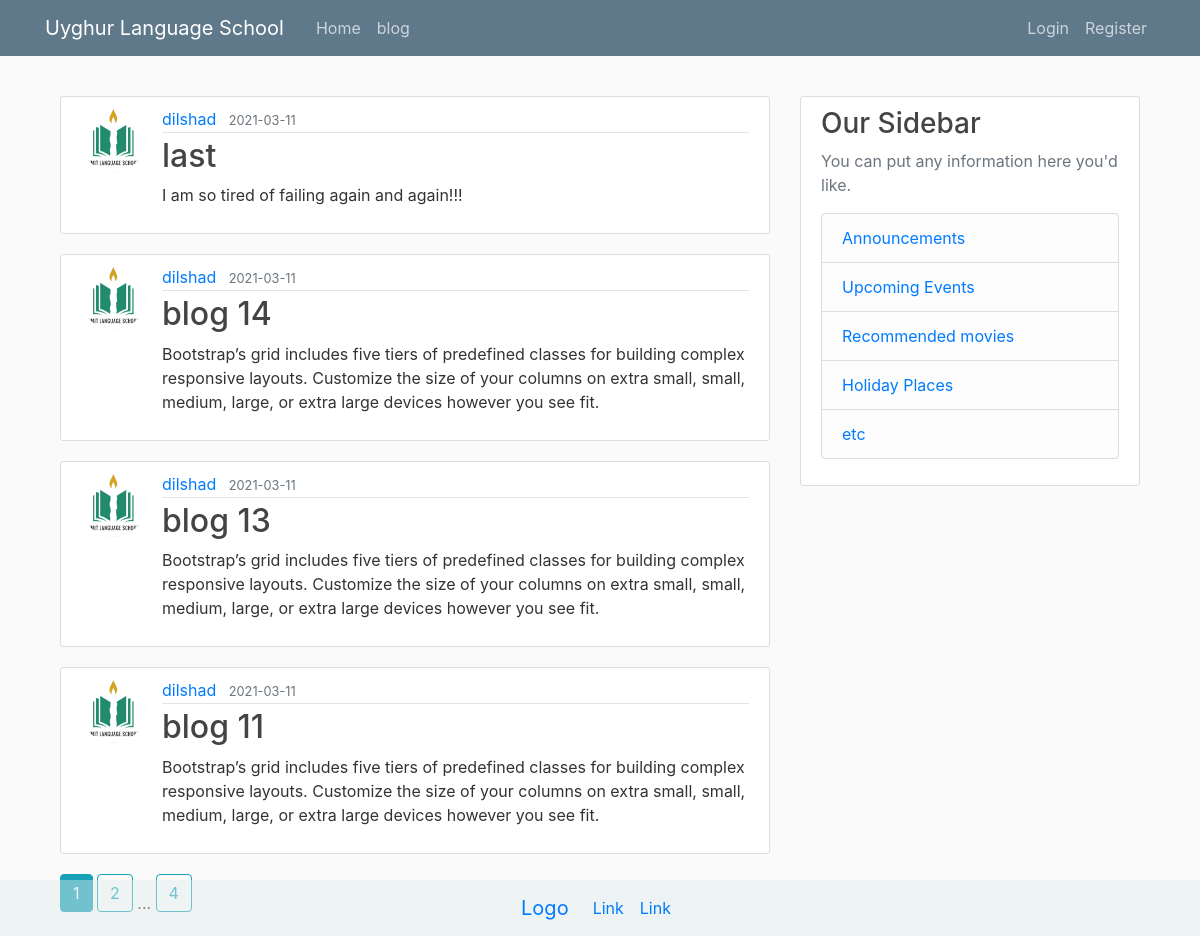
Page /blog on the committed database.
### school_app/models.py (models this page shows, shortened)
class Post(db.Model):
    id = db.Column(db.Integer, primary_key=True)
    title = db.Column(db.String(1000), nullable=False)
    date_posted = db.Column(db.DateTime, nullable=False, default=datetime.utcnow)
    content = db.Column(db.Text, nullable=False)
    user_id = db.Column(db.Integer, db.ForeignKey('user.id'), nullable=False)

class User(db.Model, UserMixin):
    id = db.Column(db.Integer, primary_key=True)
    username = db.Column(db.String(20), unique=True, nullable=False)
    email = db.Column(db.String(120), unique=True, nullable=False)
    image_file = db.Column(db.String(20), nullable=False, default='default.jpg')
    password = db.Column(db.String(60), nullable=False)
    posts = db.relationship('Post', backref='author', lazy=True)

### school_app/main/routes.py (the view)
@main.route('/blog')
def blog():
    page = request.args.get('page', 1, type=int)
    posts = Post.query.order_by(Post.date_posted.desc()).paginate(page=page, per_page=4)
    return render_template('blog.html', title='Blog', posts=posts)

### school_app/templates/blog.html
{% extends "layout.html" %}
{% block content %}
<main role="main" class="container pt-3">
    <div class="row">
        <div class="col-md-8">
            {% for post in posts.items %}
                <article class="media content-section">
                    <img class="rounded-circle article-img" src="{{ url_for('static', filename='profile_pics/' + post.author.image_file) }}">
                    <div class="media-body">
                        <div class="article-metadata">
                            <a class="mr-2" href="{{ url_for('users.user_posts', username=post.author.username) }}">{{ post.author.username }}</a>
                            <small class="text-muted">{{ post.date_posted.strftime('%Y-%m-%d') }}</small>
                        </div>
                        <h2><a class="article-title" href="{{ url_for('posts.post', post_id=post.id) }}">{{ post.title }}</a></h2>
                        <p class="article-content">{{ post.content }}</p>
                    </div>
                </article>
            {% endfor %}
            {% for page_num in posts.iter_pages(left_edge=1, right_edge=1, left_current=1, right_current=2) %}
                {% if page_num %}
                    {% if posts.page == page_num %}
                        <a class="btn btn-info mb-4" href="{{ url_for('main.blog', page=page_num) }}">{{ page_num }}</a>
                    {% else %}
                        <a class="btn btn-outline-info mb-4" href="{{ url_for('main.blog', page=page_num) }}">{{ page_num }}</a>
                    {% endif %}
                {% else %}
                    ...
                {% endif %}
            {% endfor %}
        </div>
        <div class="col-md-4">
            <div class="content-section">
                <h3>Our Sidebar</h3>
                <p class='text-muted'>You can put any information here you'd like.
                    <ul class="list-group">
                        <li class="list-group-item list-group-item-light"><a href="#">Announcements</a></li>
                        <li class="list-group-item list-group-item-light"><a href="#">Upcoming Events</a></li>
                        <li class="list-group-item list-group-item-light"><a href="#">Recommended movies</a></li>
                        <li class="list-group-item list-group-item-light"><a href="#">Holiday Places</a></li>
                        <li class="list-group-item list-group-item-light"><a href="#">etc</a></li>
                    </ul>
                </p>
            </div>
        </div>
{% endblock content %}

### school_app/static/main.css (style rules this page uses)
body { background: #fafafa; color: #333333; margin-top: 5rem; }
h1, h2, h3, h4, h5, h6 { color: #444444; }
.content-section { background: #ffffff; padding: 10px 20px; border: 1px solid #dddddd; border-radius: 3px; margin-bottom: 20px; }
.article-title { color: #444444; }
.article-content { white-space: pre-line; }
.article-img { height: 65px; width: 65px; margin-right: 16px; }
.article-metadata { padding-bottom: 1px; margin-bottom: 4px; border-bottom: 1px solid #e3e3e3 }

### rows in the picture
Post: image_file (picture), author.username "dilshad", date_posted "2021-03-11", title "last", content "I am so tired of failing again and again!!!"
Post: image_file (picture), author.username "dilshad", date_posted "2021-03-11", title "blog 14", content "Bootstrap’s grid includes five tiers of predefined classes for building complex responsive layouts. Customize the size of your columns on extra small, small, medium, large, or extra large devices however you see fit."
Post: image_file (picture), author.username "dilshad", date_posted "2021-03-11", title "blog 13", content "Bootstrap’s grid includes five tiers of predefined classes for building complex responsive layouts. Customize the size of your columns on extra small, small, medium, large, or extra large devices however you see fit."
Post: image_file (picture), author.username "dilshad", date_posted "2021-03-11", title "blog 11", content "Bootstrap’s grid includes five tiers of predefined classes for building complex responsive layouts. Customize the size of your columns on extra small, small, medium, large, or extra large devices however you see fit."

### other values in the picture
{{ page_num }} "1"
{{ page_num }} "2" "4"
